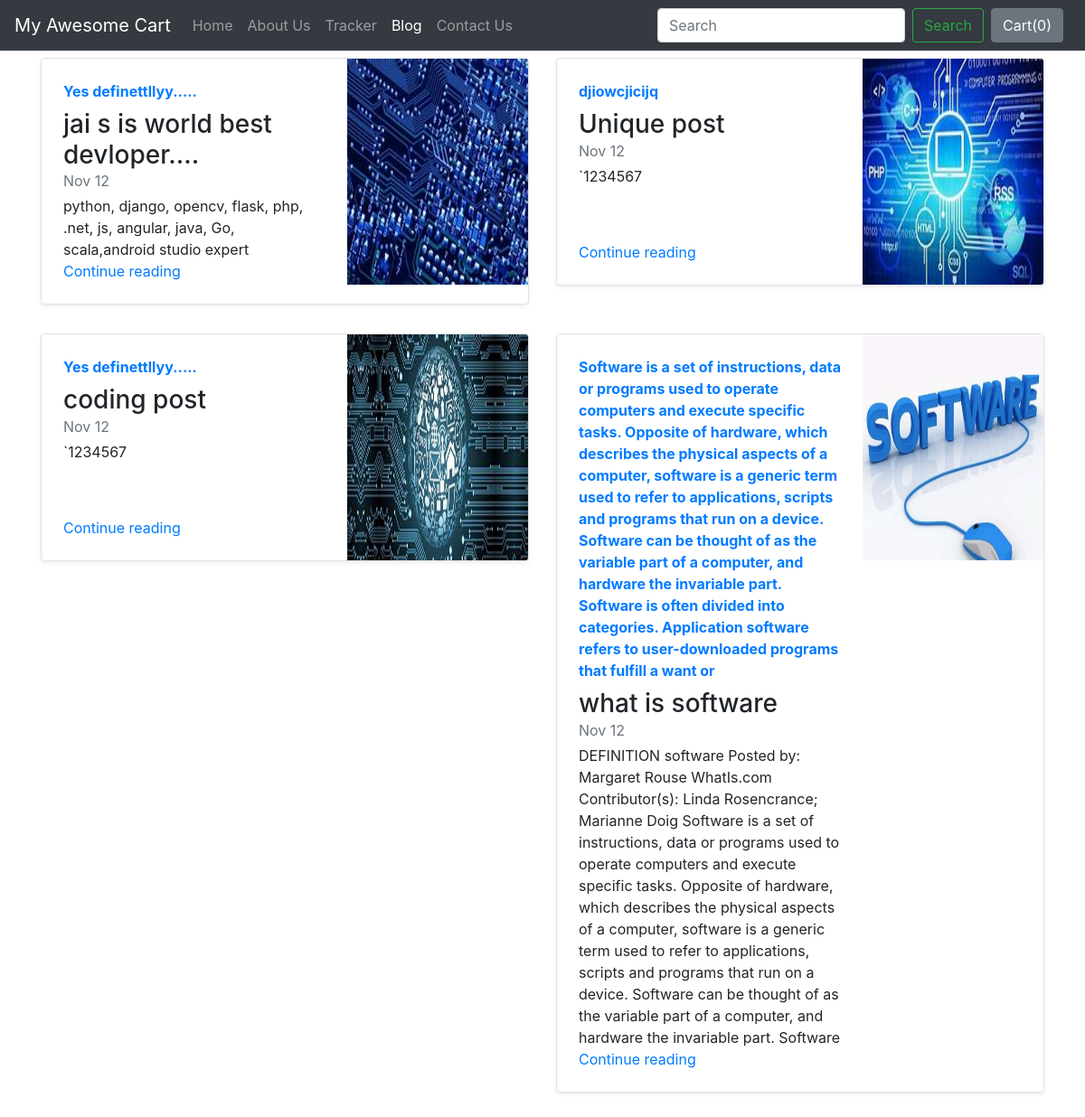
Screenshot of /blog/ with the database file from the repository.
### blog/models.py (models this page shows)
class Blogpost(models.Model):
    post_id = models.AutoField(primary_key=True)
    title = models.CharField(max_length=50)
    head0 = models.CharField(max_length=500, default="")
    chead0 = models.CharField(max_length=5000, default="")
    head1 = models.CharField(max_length=500, default="")
    chead1 = models.CharField(max_length=5000, default="")
    head2 = models.CharField(max_length=500, default="")
    chead2 = models.CharField(max_length=5000, default="")
    pub_date = models.DateField()
    thumbnail = models.ImageField(upload_to='shop/images', default="")
    def __str__(self):
        return self.title

### blog/views.py (the view)
# urls.py: path("", views.index, name="blogHome"),
def index(request):
    myposts = Blogpost.objects.all()
    print(myposts)
    return render(request, 'blog/index.html',
                  {'myposts': myposts})

### blog/templates/blog/index.html
{% extends 'blog/basic.html' %}
{% block body %}
<div class="container">
<div class="row my-2">
    {% for item in myposts %}
        <div class="col-md-6">
            <div
                class="row no-gutters border rounded overflow-hidden flex-md-row mb-4 shadow-sm h-md-250 position-relative">
                <div class="col p-4 d-flex flex-column position-static">
                    <strong class="d-inline-block mb-2 text-primary">{{item.head0}}</strong>
                    <h3 class="mb-0">{{item.title}}</h3>
                    <div class="mb-1 text-muted">Nov 12</div>
                    <p class="card-text mb-auto">{{item.head1}}</p>
                    <a href="blogpost/{{item.post_id}}" class="stretched-link">Continue reading</a>
                </div>
                <div class="col-auto d-none d-lg-block">
                    <img src="/media/{{item.thumbnail}}" class="bd-placeholder-img" width="200" height="250"
                        aria-label="Placeholder: Thumbnail"/>
                </div>
            </div>
        </div>
{% if forloop.counter|divisibleby:2 %}
    </div><div class="row my-2">
    {% endif %}
    {% endfor %}
</div>
{% endblock %}

### rows the page displays
Blogpost: head0 "Yes definettllyy.....", title "jai s is world best devloper....", head1 "python, django, opencv, flask, php, .net, js, angular, java, Go, scala,android studio expert", thumbnail (picture)
Blogpost: head0 "djiowcjicijq", title "Unique post", head1 "`1234567", thumbnail (picture)
Blogpost: head0 "Yes definettllyy.....", title "coding post", head1 "`1234567", thumbnail (picture)
Blogpost: head0 "Software is a set of instructions, data or programs used to operate computers and execute specific tasks. Opposite of hardware, which describes the physical aspects of a computer, software is a generic term used to refer to applications, scripts and programs that run on a device. Software can be thought of as the variable part of a computer, and hardware the invariable part. Software is often divided into categories. Application software refers to user-downloaded programs that fulfill a want or", title "what is software", head1 "DEFINITION software Posted by: Margaret Rouse WhatIs.com Contributor(s): Linda Rosencrance; Marianne Doig Software is a set of instructions, data or programs used to operate computers and execute specific tasks. Opposite of hardware, which describes the physical aspects of a computer, software is a generic term used to refer to applications, scripts and programs that run on a device. Software can be thought of as the variable part of a computer, and hardware the invariable part. Software", thumbnail (picture)
